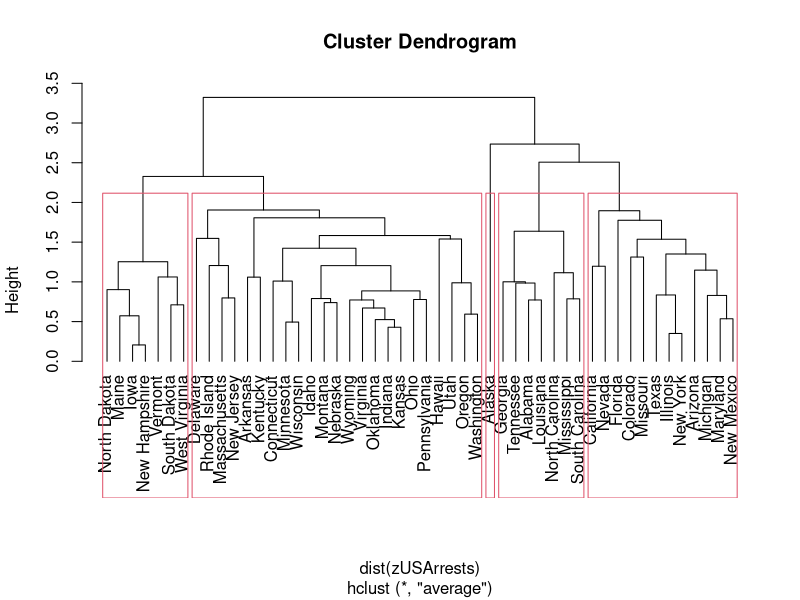
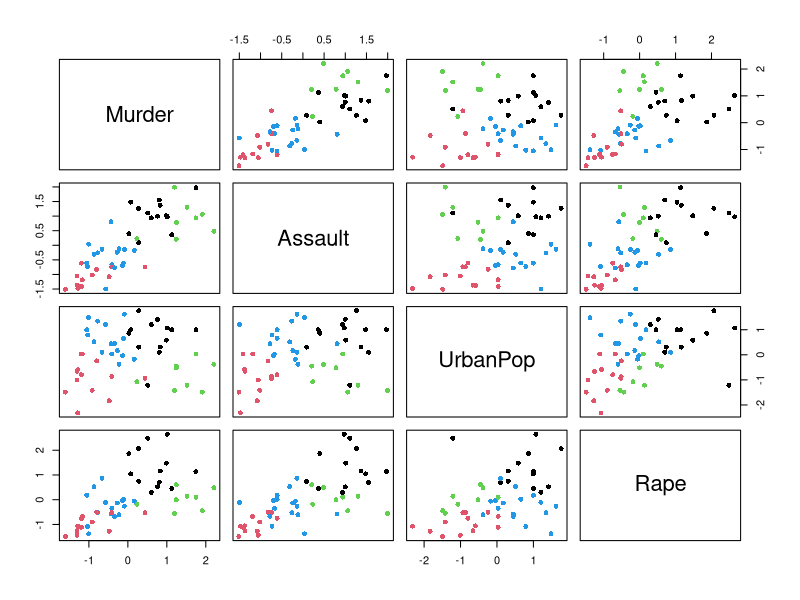
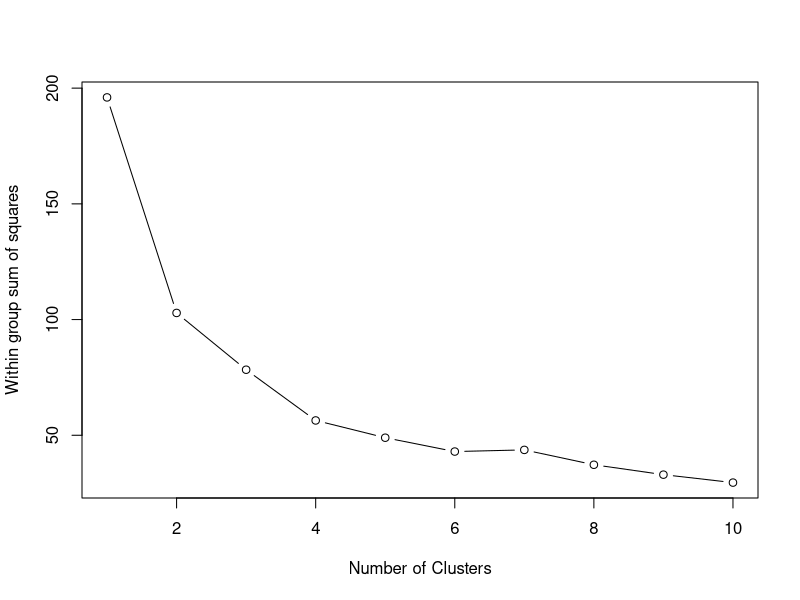

Here is the R script that generated these plots, in order:
## ---- chunk 1

knitr::opts_chunk$set(collapse = TRUE)
## ---- chunk 2
data("USArrests")
zUSArrests=scale(USArrests)
summary(zUSArrests)
hc1 = hclust(dist(zUSArrests),method="average")
plot(hc1, hang = -1)
rect.hclust(hc1, k=5)
## ---- chunk 3
cluster <- cutree(hc1, k=5) #모델자체가 들어가야한다.
cent <- NULL
for(k in 1:5){
  cent <- rbind(cent, colMeans(USArrests[cluster == k,]))
}
cent
## ---- chunk 4
set.seed(1234)
kmc1 = kmeans(zUSArrests,4)
kmc1
pairs(zUSArrests, col=kmc1$cluster, pch=16)
## ---- chunk 5
#Elbow point
wss = 0
for (i in 1:10) {
  wss[i] = sum(kmeans(zUSArrests, center=i)$withinss)
}
plot(1:10, wss, type='b', xlab="Number of Clusters", ylab="Within group sum of squares")
# Wss는 군집중심과 군집내 관찰값간의 거리제곱합을 의미
# wss는 데이터의 분산을 나타낸다.

